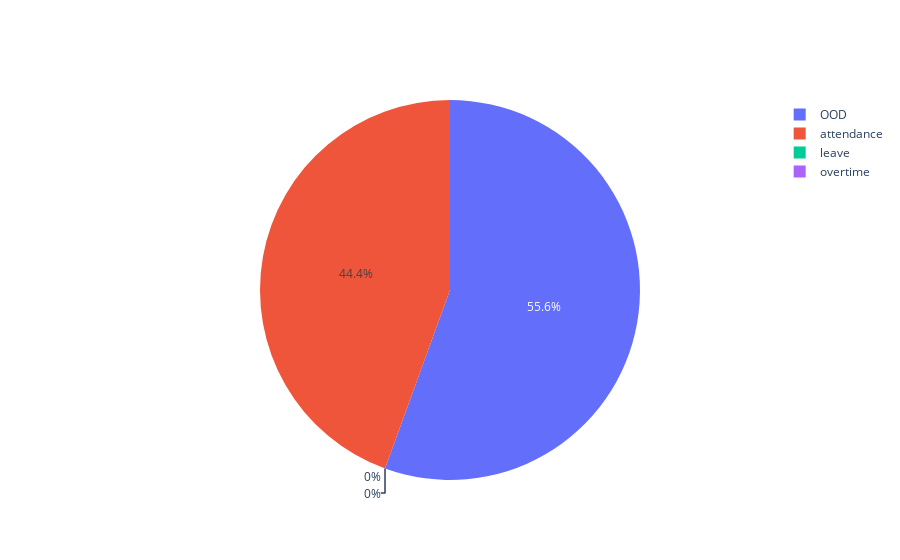

The notebook cell this image was saved under:
### Code cell
import plotly.graph_objects as go
values = [4, 5, 0, 0, (4*8.5)]
labels = ["attendance", "OOD", "leave", "overtime", 'effort']
fig = go.Figure(data=[go.Pie(labels=labels[:-1], values=values[:-1])])
fig.show()

### Figure 1 — Plotly figure (JSON) as saved in the notebook; plotly's stock layout.template omitted (floating-point values rounded to 4 significant figures)
{"data": [{"labels": ["attendance", "OOD", "leave", "overtime"], "type": "pie", "values": [4, 5, 0, 0]}], "layout": {}}
